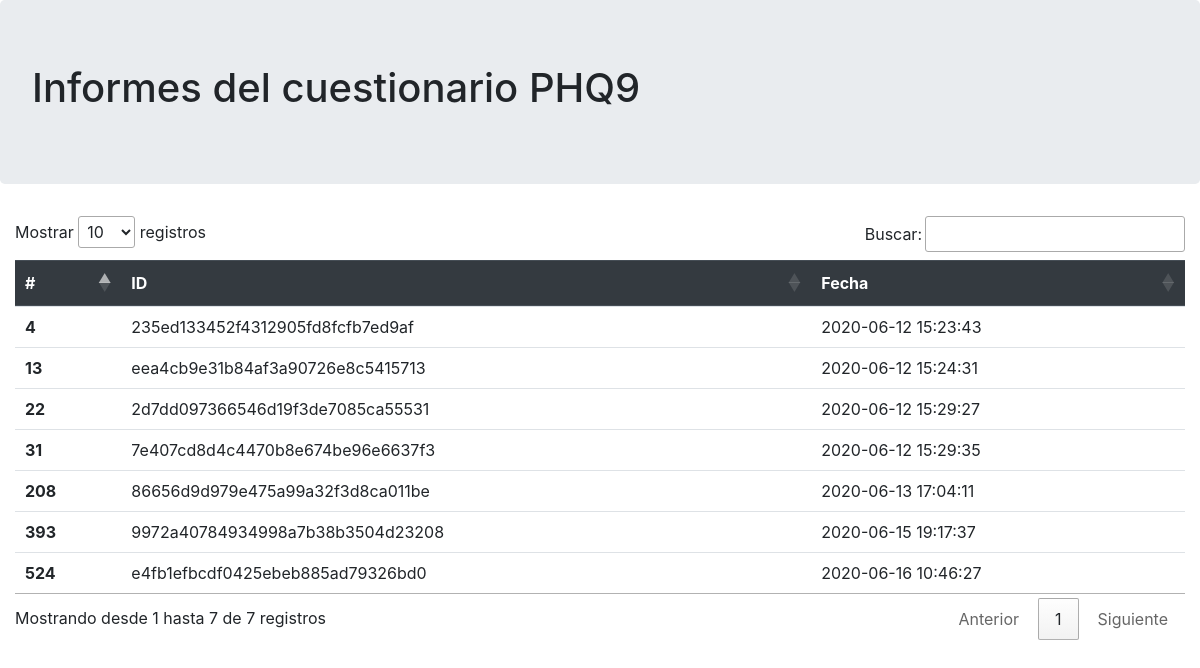
The page / on the database its author committed.
### tables this page shows
CREATE TABLE events (
	id INTEGER NOT NULL, 
	sender_id VARCHAR(255) NOT NULL, 
	type_name VARCHAR(255) NOT NULL, 
	timestamp FLOAT, 
	intent_name VARCHAR(255), 
	action_name VARCHAR(255), 
	data TEXT, 
	PRIMARY KEY (id)
);

### reports-app/app.py (the view)
@app.route("/")
def index():
    events = query_db("SELECT id, sender_id, datetime(timestamp, 'unixepoch') as date FROM events WHERE type_name = "
                      "'user' GROUP BY sender_id ORDER BY id")
    return render_template("index.html", data=events)

### reports-app/app.py (called while the page is built)
def query_db(query, args=(), one=False):
    cur = get_db().execute(query, args)
    rv = cur.fetchall()
    cur.close()
    return (rv[0] if rv else None) if one else rv

def get_db():
    db = getattr(g, '_database', None)
    if db is None:
        db = g._database = sqlite3.connect(DATABASE)
    db.row_factory = sqlite3.Row
    return db

@app.teardown_appcontext
def close_connection(exception):
    db = getattr(g, '_database', None)
    if db is not None:
        db.close()

### reports-app/templates/index.html (shortened to what this page needs)
<!DOCTYPE html>
<html lang="en">
<head>
    <link rel="stylesheet" href="https://stackpath.bootstrapcdn.com/bootstrap/4.5.0/css/bootstrap.min.css">
    <link rel="stylesheet" href="http://cdn.datatables.net/1.10.21/css/jquery.dataTables.min.css">
</head>
<body>
    <div class="jumbotron">
        <h1>Informes del cuestionario PHQ9</h1>
    </div>
    <div class="container-fluid">
        <div class="table-responsive">
            <table class="table" id="table">
                <thead class="thead-dark">
                    <tr>
                        <th scope="col">#</th>
                        <th scope="col">ID</th>
                        <th scope="col">Fecha</th>
                    </tr>
                </thead>
                <tbody>
                    {% for key in data %}
                        <tr>
                            <th scope="row">{{ key['id'] }}</th>
                            <td>{{ key['sender_id'] }}</td>
                            <td>{{ key['date'] }}</td>
                        </tr>
                    {% endfor %}
                </tbody>
            </table>
        </div>
    </div>
</body>
</html>

### reports-app/templates/index.html (style rules this page uses)
#table tbody tr { cursor: pointer; }

### rows shown on the page
events: id "4", sender_id "235ed133452f4312905fd8fcfb7ed9af", date "2020-06-12 15:23:43"
events: id "13", sender_id "eea4cb9e31b84af3a90726e8c5415713", date "2020-06-12 15:24:31"
events: id "22", sender_id "2d7dd097366546d19f3de7085ca55531", date "2020-06-12 15:29:27"
events: id "31", sender_id "7e407cd8d4c4470b8e674be96e6637f3", date "2020-06-12 15:29:35"
events: id "208", sender_id "86656d9d979e475a99a32f3d8ca011be", date "2020-06-13 17:04:11"
events: id "393", sender_id "9972a40784934998a7b38b3504d23208", date "2020-06-15 19:17:37"
events: id "524", sender_id "e4fb1efbcdf0425ebeb885ad79326bd0", date "2020-06-16 10:46:27"
